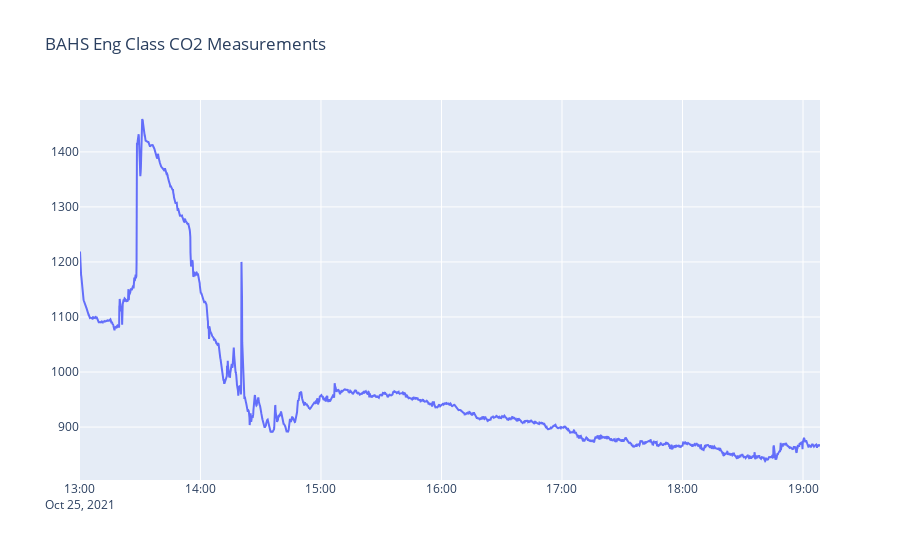

Write notebook code for a chart like this one.
### Code cell
fig = go.Figure()

fig.add_trace(go.Scatter(
  x=co2.index,
  y=co2,
  mode='lines', 
  connectgaps= False,
  name='CO2',
  ))

fig.update_layout(
    title="BAHS Eng Class CO2 Measurements",
)

fig.show()

### Figure 1 — Plotly figure (JSON) as saved in the notebook; plotly's stock layout.template omitted (floating-point values rounded to 4 significant figures; data arrays with more than 128 entries replaced by an {"elided": "..."} marker saying what was removed)
{"data": [{"connectgaps": false, "mode": "lines", "name": "CO2", "type": "scatter", "x": {"elided": "3828 str values"}, "y": {"elided": "3828 float values"}}], "layout": {"title": {"text": "BAHS Eng Class CO2 Measurements"}}}
